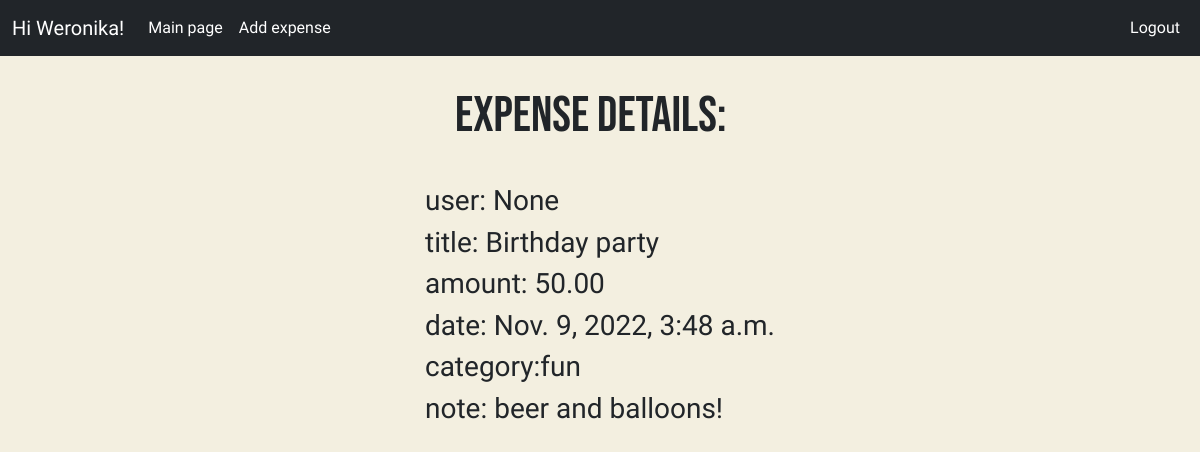
The page /expense/2 (signed in) on the database as committed earlier.
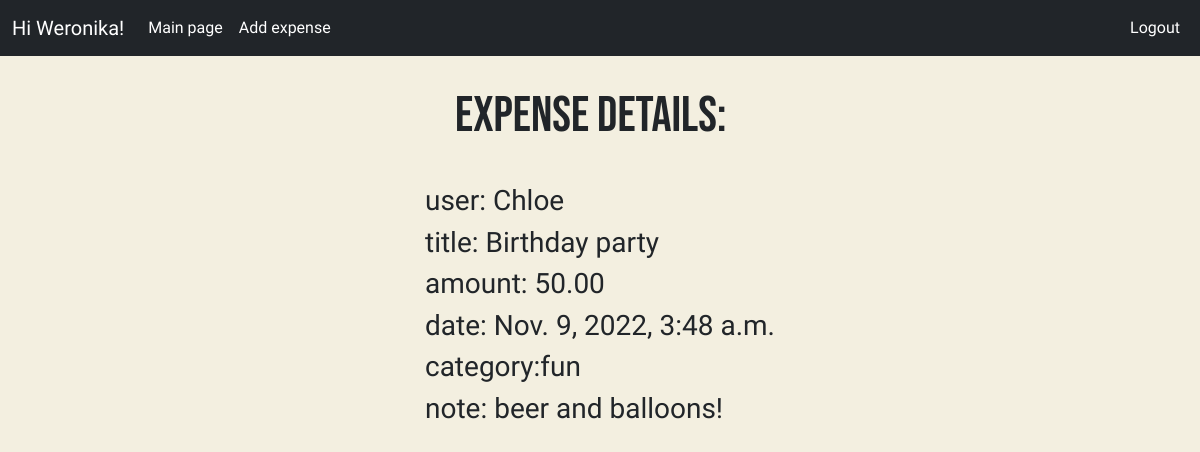
The same page on the database as committed later.
### expense_list/models.py (models this page shows, shortened)
class Expense(models.Model):
    user = models.ForeignKey(User, on_delete=models.CASCADE, null=True, blank=True)
    title = models.CharField(max_length=200, null= False, blank=False, default='title')
    amount = models.DecimalField(max_digits=8, decimal_places=2)
    description = models.TextField(null=False, blank=True, default='text')
    date = models.DateTimeField(default=timezone.now)
    category = models.ForeignKey(Category, on_delete=models.CASCADE)
    class Meta:
        ordering = ['-date']

class Category(models.Model):
    title = models.CharField(max_length=50, null=True, blank=False)
    def __str__(self):
        return self.title

### expense_list/views.py (the view)
# urls.py: path('expense/<int:pk>', ExpenseDetail.as_view(), name='expensedetail'),
class ExpenseDetail(LoginRequiredMixin, DetailView):
    model = Expense
    context_object_name = 'expense'

### expense_list/templates/expense_list/expense_detail.html (shortened to what this page needs)
{% extends 'expense_list/main.html' %}
{% block content %}
<nav class="navbar navbar-expand-lg navbar-dark bg-dark sticky-top">
  <div class="container-fluid">
    <a class="navbar-brand">Hi {{request.user|title}}!</a>
    <div class="collapse navbar-collapse" id="navbarNav">
      <ul class="navbar-nav me-auto">
        <li class="nav-item">
          <a class="nav-link active" href="{% url 'expenselist' %}">Main page</a>
        </li>
                <li class="nav-item">
          <a class="nav-link active" href="{% url 'expensecreate' %}">Add expense</a>
        </li>
      </ul>
      <ul class="navbar-nav ms-auto">
        {% if request.user.is_authenticated %}
        <li class="nav-item">
          <a class="nav-link active" href = "{% url 'logout' %}">Logout</a>
        </li>
          {% else %}
        <li class="nav-item">
          <a class="nav-link active" href = "{% url 'login' %}">Login</a>
        </li>
        {% endif %}
      </ul>
    </div>
  </div>
</nav>
<div class="container-fluid d-flex justify-content-center">
    <div class="row">
    <div class="col-12-xsmall add-expense">
    <h2>Expense details:</h2>
    <h3>user: {{expense.user}}</h3>
    <h3>title: {{expense.title}}</h3>
    <h3>amount: {{expense.amount}}</h3>
    <h3>date: {{expense.date}}</h3>
    <h3>category:{{expense.category}}</h3>
    <h3>note: {{expense.description}}</h3>
    </div>
    </div>
</div>
{% endblock content %}

Rows that differ between the two databases and show on the page:
changed Expense "Birthday party": user "None" → "Chloe"
